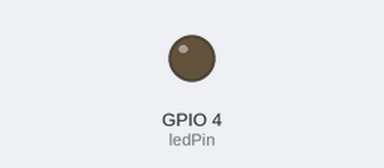
Bench run of a sketch on a simulated ESP32. Parts: output pins drawn as LEDs (lit = HIGH). WiFi joins after 1.5 s; servers stay silent unless stated; uploads are accepted with an empty reply; the camera gives no picture; what the sketch prints to the serial monitor is not drawn. At 3.4 s the program puts the board to deep sleep or switches it off; the recording ends there.

Above: at 0.0 s.
At 2.9 s:
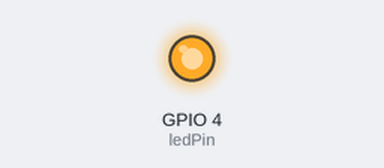
Timing chart, 0 to 3.4 s (numbered marks = the images above):
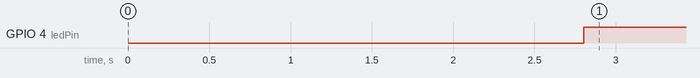

The sketch:

camera_submit_with_sleep_GIT.ino
```cpp
// (licence header left out)
#include <Arduino.h>
#include <WiFi.h>
//#include <WiFiClientSecure.h>
#include "soc/soc.h"
#include "soc/rtc_cntl_reg.h"
#include "esp_camera.h"

const char* ssid = "NETWORK";
const char* password = "PASSWORD";

#define uS_TO_S_FACTOR 1000000  /* Conversion factor for micro seconds to seconds */
#define TIME_TO_SLEEP  20        /* Time ESP32 will go to sleep (in seconds) */

int ledPin = 4;                 /* LED Pin Number */

RTC_DATA_ATTR int bootCount = 0;

String serverName = "SERVER IP";   // OR REPLACE WITH YOUR DOMAIN NAME
String serverPath = "/camera3/upload.php";     // The default serverPath should be upload.php

const int serverPort = 80;

/*
Method to print the reason by which ESP32
has been awaken from sleep
*/
void print_wakeup_reason(){
  esp_sleep_wakeup_cause_t wakeup_reason;

  wakeup_reason = esp_sleep_get_wakeup_cause();

  switch(wakeup_reason)
  {
    case ESP_SLEEP_WAKEUP_EXT0 : Serial.println("Wakeup caused by external signal using RTC_IO"); break;
    case ESP_SLEEP_WAKEUP_EXT1 : Serial.println("Wakeup caused by external signal using RTC_CNTL"); break;
    case ESP_SLEEP_WAKEUP_TIMER : Serial.println("Wakeup caused by timer"); break;
    case ESP_SLEEP_WAKEUP_TOUCHPAD : Serial.println("Wakeup caused by touchpad"); break;
    case ESP_SLEEP_WAKEUP_ULP : Serial.println("Wakeup caused by ULP program"); break;
    default : Serial.printf("Wakeup was not caused by deep sleep: %d\n",wakeup_reason); break;
  }
}

WiFiClient client;
//WiFiClientSecure client;

// CAMERA_MODEL_AI_THINKER
#define PWDN_GPIO_NUM     32
#define RESET_GPIO_NUM    -1
#define XCLK_GPIO_NUM      0
#define SIOD_GPIO_NUM     26
#define SIOC_GPIO_NUM     27

#define Y9_GPIO_NUM       35
#define Y8_GPIO_NUM       34
#define Y7_GPIO_NUM       39
#define Y6_GPIO_NUM       36
#define Y5_GPIO_NUM       21
#define Y4_GPIO_NUM       19
#define Y3_GPIO_NUM       18
#define Y2_GPIO_NUM        5
#define VSYNC_GPIO_NUM    25
#define HREF_GPIO_NUM     23
#define PCLK_GPIO_NUM     22

const int timerInterval = 1000;    // time between each HTTP POST image
unsigned long previousMillis = 0;   // last time image was sent

void setup() {
    //LED
 pinMode(ledPin, OUTPUT);
 // LED
  Serial.begin(115200);
  delay(1000); //Take some time to open up the Serial Monitor
pinMode(ledPin, OUTPUT);

  WRITE_PERI_REG(RTC_CNTL_BROWN_OUT_REG, 0);

  WiFi.mode(WIFI_STA);
  Serial.println();
  Serial.print("Connecting to ");
  Serial.println(ssid);
  WiFi.begin(ssid, password);
  while (WiFi.status() != WL_CONNECTED) {
    Serial.print(".");
    delay(500);
  }
  Serial.println();
  Serial.print("ESP32-CAM IP Address: ");
  Serial.println(WiFi.localIP());

  camera_config_t config;
  config.ledc_channel = LEDC_CHANNEL_0;
  config.ledc_timer = LEDC_TIMER_0;
  config.pin_d0 = Y2_GPIO_NUM;
  config.pin_d1 = Y3_GPIO_NUM;
  config.pin_d2 = Y4_GPIO_NUM;
  config.pin_d3 = Y5_GPIO_NUM;
  config.pin_d4 = Y6_GPIO_NUM;
  config.pin_d5 = Y7_GPIO_NUM;
  config.pin_d6 = Y8_GPIO_NUM;
  config.pin_d7 = Y9_GPIO_NUM;
  config.pin_xclk = XCLK_GPIO_NUM;
  config.pin_pclk = PCLK_GPIO_NUM;
  config.pin_vsync = VSYNC_GPIO_NUM;
  config.pin_href = HREF_GPIO_NUM;
  config.pin_sscb_sda = SIOD_GPIO_NUM;
  config.pin_sscb_scl = SIOC_GPIO_NUM;
  config.pin_pwdn = PWDN_GPIO_NUM;
  config.pin_reset = RESET_GPIO_NUM;
  config.xclk_freq_hz = 20000000;
  config.pixel_format = PIXFORMAT_JPEG;

  // init with high specs to pre-allocate larger buffers
  if(psramFound()){
    config.frame_size = FRAMESIZE_SVGA;
    config.jpeg_quality = 5;  //0-63 lower number means higher quality
    config.fb_count = 2;
  } else {
    config.frame_size = FRAMESIZE_CIF;
    config.jpeg_quality = 8;  //0-63 lower number means higher quality
    config.fb_count = 1;
  }

  // camera init
  esp_err_t err = esp_camera_init(&config);
  if (err != ESP_OK) {
    Serial.printf("Camera init failed with error 0x%x", err);
    delay(1000);
    ESP.restart();
  }

  sendPhoto();

  /*
  First we configure the wake up source
  We set our ESP32 to wake up every X seconds
  */
  esp_sleep_enable_timer_wakeup(TIME_TO_SLEEP * uS_TO_S_FACTOR);
  Serial.println("Setup ESP32 to sleep for every " + String(TIME_TO_SLEEP) +
  " Seconds");
  WRITE_PERI_REG(RTC_CNTL_BROWN_OUT_REG, 0); //disable brownout detector
  delay(100);
  Serial.println("Going to sleep now");

  Serial.flush();
  esp_deep_sleep_start();
  Serial.println("This will never be printed");
}

void loop() {
  unsigned long currentMillis = millis();
  if (currentMillis - previousMillis >= timerInterval) {
    sendPhoto();
    previousMillis = currentMillis;
  }
}

String sendPhoto() {
  String getAll;
  String getBody;
  digitalWrite(ledPin, HIGH);
  delay(100);
  camera_fb_t * fb = NULL;
  fb = esp_camera_fb_get();
  if(!fb) {
    Serial.println("Camera capture failed");
    delay(1000);
    ESP.restart();
  }

  Serial.println("Connecting to server: " + serverName);

  if (client.connect(serverName.c_str(), serverPort)) {
    Serial.println("Connection successful!");
    Serial.println("Server path: " + serverPath);
    String head = "--RandomNerdTutorials\r\nContent-Disposition: form-data; name=\"imageFile\"; filename=\"esp32-CAMERA3.jpg\"\r\nContent-Type: image/jpeg\r\n\r\n";
    String tail = "\r\n--RandomNerdTutorials--\r\n";

    uint32_t imageLen = fb->len;
    uint32_t extraLen = head.length() + tail.length();
    uint32_t totalLen = imageLen + extraLen;

    client.println("POST " + serverPath + " HTTP/1.1");
    client.println("Host: " + serverName);
    client.println("Content-Length: " + String(totalLen));
    client.println("Content-Type: multipart/form-data; boundary=RandomNerdTutorials");
    client.println();
    client.print(head);

    uint8_t *fbBuf = fb->buf;
    size_t fbLen = fb->len;
    for (size_t n=0; n<fbLen; n=n+1024) {
      if (n+1024 < fbLen) {
        client.write(fbBuf, 1024);
        fbBuf += 1024;
      }
      else if (fbLen%1024>0) {
        size_t remainder = fbLen%1024;
        client.write(fbBuf, remainder);
      }
    }
    client.print(tail);

    esp_camera_fb_return(fb);

    int timoutTimer = 10000;
    long startTimer = millis();
    boolean state = false;

    while ((startTimer + timoutTimer) > millis()) {
      Serial.print(".");
      delay(100);
      while (client.available()) {
        char c = client.read();
        if (c == '\n') {
          if (getAll.length()==0) { state=true; }
          getAll = "";
        }
        else if (c != '\r') { getAll += String(c); }
        if (state==true) { getBody += String(c); }
        startTimer = millis();
      }
      if (getBody.length()>0) { break; }
    }
    Serial.println();
    client.stop();
    Serial.println("DONE");
    Serial.println(getBody);
  }
  else {
    getBody = "Connection to " + serverName +  " failed.";
    Serial.println(getBody);
  }
  return getBody;
}
```

Measured:
- by itself, GPIO 4 (ledPin): LOW → HIGH at 2.8 s
